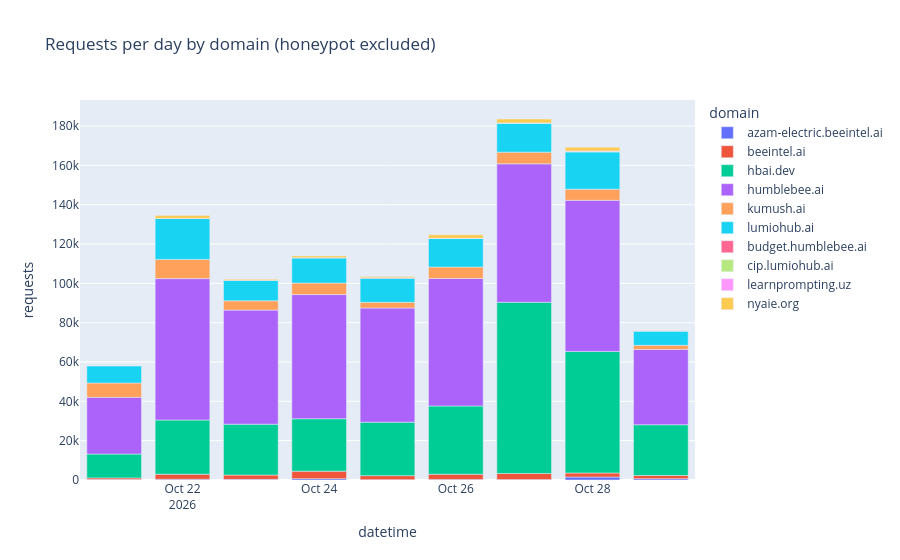

The cell this chart's notebook holds for it:
### Code cell
daily = all_logs[all_logs.subdomain != 'a-honeypot'].groupby([pd.Grouper(key='datetime', freq='1D'), 'domain']).size().reset_index(name='requests')
px.bar(daily, x='datetime', y='requests', color='domain', title='Requests per day by domain (honeypot excluded)')

### Figure 1 — Plotly figure (JSON) as saved in the notebook; plotly's stock layout.template omitted (floating-point values rounded to 4 significant figures)
{"data": [{"hovertemplate": "domain=azam-electric.beeintel.ai<br>datetime=%{x}<br>requests=%{y}<extra></extra>", "legendgroup": "azam-electric.beeintel.ai", "marker": {"color": "#636efa", "pattern": {"shape": ""}}, "name": "azam-electric.beeintel.ai", "orientation": "v", "showlegend": true, "textposition": "auto", "type": "bar", "x": ["2026-10-21T00:00:00", "2026-10-22T00:00:00", "2026-10-23T00:00:00", "2026-10-24T00:00:00", "2026-10-25T00:00:00", "2026-10-26T00:00:00", "2026-10-27T00:00:00", "2026-10-28T00:00:00", "2026-10-29T00:00:00"], "xaxis": "x", "y": [261, 395, 318, 691, 181, 304, 204, 1524, 677], "yaxis": "y"}, {"hovertemplate": "domain=beeintel.ai<br>datetime=%{x}<br>requests=%{y}<extra></extra>", "legendgroup": "beeintel.ai", "marker": {"color": "#EF553B", "pattern": {"shape": ""}}, "name": "beeintel.ai", "orientation": "v", "showlegend": true, "textposition": "auto", "type": "bar", "x": ["2026-10-21T00:00:00", "2026-10-22T00:00:00", "2026-10-23T00:00:00", "2026-10-24T00:00:00", "2026-10-25T00:00:00", "2026-10-26T00:00:00", "2026-10-27T00:00:00", "2026-10-28T00:00:00", "2026-10-29T00:00:00"], "xaxis": "x", "y": [812, 2555, 2206, 3796, 2042, 2629, 3123, 2038, 1606], "yaxis": "y"}, {"hovertemplate": "domain=hbai.dev<br>datetime=%{x}<br>requests=%{y}<extra></extra>", "legendgroup": "hbai.dev", "marker": {"color": "#00cc96", "pattern": {"shape": ""}}, "name": "hbai.dev", "orientation": "v", "showlegend": true, "textposition": "auto", "type": "bar", "x": ["2026-10-21T00:00:00", "2026-10-22T00:00:00", "2026-10-23T00:00:00", "2026-10-24T00:00:00", "2026-10-25T00:00:00", "2026-10-26T00:00:00", "2026-10-27T00:00:00", "2026-10-28T00:00:00", "2026-10-29T00:00:00"], "xaxis": "x", "y": [12137, 27548, 25852, 26655, 27203, 34723, 87073, 61831, 25806], "yaxis": "y"}, {"hovertemplate": "domain=humblebee.ai<br>datetime=%{x}<br>requests=%{y}<extra></extra>", "legendgroup": "humblebee.ai", "marker": {"color": "#ab63fa", "pattern": {"shape": ""}}, "name": "humblebee.ai", "orientation": "v", "showlegend": true, "textposition": "auto", "type": "bar", "x": ["2026-10-21T00:00:00", "2026-10-22T00:00:00", "2026-10-23T00:00:00", "2026-10-24T00:00:00", "2026-10-25T00:00:00", "2026-10-26T00:00:00", "2026-10-27T00:00:00", "2026-10-28T00:00:00", "2026-10-29T00:00:00"], "xaxis": "x", "y": [28840, 71911, 58021, 63151, 58012, 64814, 70374, 76853, 38310], "yaxis": "y"}, {"hovertemplate": "domain=kumush.ai<br>datetime=%{x}<br>requests=%{y}<extra></extra>", "legendgroup": "kumush.ai", "marker": {"color": "#FFA15A", "pattern": {"shape": ""}}, "name": "kumush.ai", "orientation": "v", "showlegend": true, "textposition": "auto", "type": "bar", "x": ["2026-10-21T00:00:00", "2026-10-22T00:00:00", "2026-10-23T00:00:00", "2026-10-24T00:00:00", "2026-10-25T00:00:00", "2026-10-26T00:00:00", "2026-10-27T00:00:00", "2026-10-28T00:00:00", "2026-10-29T00:00:00"], "xaxis": "x", "y": [7294, 9778, 4729, 5866, 2920, 5810, 5955, 5651, 2088], "yaxis": "y"}, {"hovertemplate": "domain=lumiohub.ai<br>datetime=%{x}<br>requests=%{y}<extra></extra>", "legendgroup": "lumiohub.ai", "marker": {"color": "#19d3f3", "pattern": {"shape": ""}}, "name": "lumiohub.ai", "orientation": "v", "showlegend": true, "textposition": "auto", "type": "bar", "x": ["2026-10-21T00:00:00", "2026-10-22T00:00:00", "2026-10-23T00:00:00", "2026-10-24T00:00:00", "2026-10-25T00:00:00", "2026-10-26T00:00:00", "2026-10-27T00:00:00", "2026-10-28T00:00:00", "2026-10-29T00:00:00"], "xaxis": "x", "y": [8592, 20790, 10433, 12796, 12298, 14527, 14803, 18934, 7336], "yaxis": "y"}, {"hovertemplate": "domain=budget.humblebee.ai<br>datetime=%{x}<br>requests=%{y}<extra></extra>", "legendgroup": "budget.humblebee.ai", "marker": {"color": "#FF6692", "pattern": {"shape": ""}}, "name": "budget.humblebee.ai", "orientation": "v", "showlegend": true, "textposition": "auto", "type": "bar", "x": ["2026-10-22T00:00:00", "2026-10-25T00:00:00", "2026-10-26T00:00:00", "2026-10-27T00:00:00", "2026-10-28T00:00:00", "2026-10-29T00:00:00"], "xaxis": "x", "y": [8, 190, 30, 18, 419, 14], "yaxis": "y"}, {"hovertemplate": "domain=cip.lumiohub.ai<br>datetime=%{x}<br>requests=%{y}<extra></extra>", "legendgroup": "cip.lumiohub.ai", "marker": {"color": "#B6E880", "pattern": {"shape": ""}}, "name": "cip.lumiohub.ai", "orientation": "v", "showlegend": true, "textposition": "auto", "type": "bar", "x": ["2026-10-22T00:00:00", "2026-10-27T00:00:00", "2026-10-28T00:00:00"], "xaxis": "x", "y": [2, 1, 1], "yaxis": "y"}, {"hovertemplate": "domain=learnprompting.uz<br>datetime=%{x}<br>requests=%{y}<extra></extra>", "legendgroup": "learnprompting.uz", "marker": {"color": "#FF97FF", "pattern": {"shape": ""}}, "name": "learnprompting.uz", "orientation": "v", "showlegend": true, "textposition": "auto", "type": "bar", "x": ["2026-10-22T00:00:00", "2026-10-23T00:00:00", "2026-10-24T00:00:00", "2026-10-25T00:00:00", "2026-10-26T00:00:00", "2026-10-27T00:00:00", "2026-10-28T00:00:00", "2026-10-29T00:00:00"], "xaxis": "x", "y": [46, 60, 53, 14, 40, 16, 90, 6], "yaxis": "y"}, {"hovertemplate": "domain=nyaie.org<br>datetime=%{x}<br>requests=%{y}<extra></extra>", "legendgroup": "nyaie.org", "marker": {"color": "#FECB52", "pattern": {"shape": ""}}, "name": "nyaie.org", "orientation": "v", "showlegend": true, "textposition": "auto", "type": "bar", "x": ["2026-10-22T00:00:00", "2026-10-23T00:00:00", "2026-10-24T00:00:00", "2026-10-25T00:00:00", "2026-10-26T00:00:00", "2026-10-27T00:00:00", "2026-10-28T00:00:00", "2026-10-29T00:00:00"], "xaxis": "x", "y": [1474, 504, 958, 618, 1849, 2010, 1931, 137], "yaxis": "y"}], "layout": {"barmode": "relative", "legend": {"title": {"text": "domain"}, "tracegroupgap": 0}, "title": {"text": "Requests per day by domain (honeypot excluded)"}, "xaxis": {"anchor": "y", "domain": [0.0, 1.0], "title": {"text": "datetime"}}, "yaxis": {"anchor": "x", "domain": [0.0, 1.0], "title": {"text": "requests"}}}}
